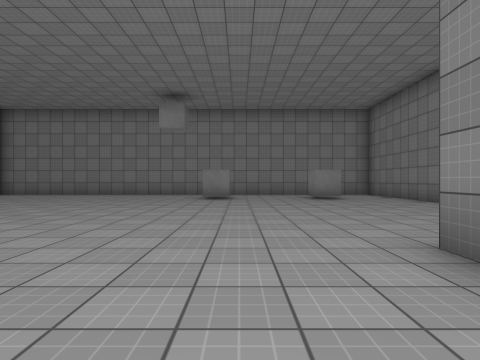
view 1 (above)

23 first-person views from a walk through a 3-D level made in the Unity game engine. The camera is 1.2 m above the floor, looks level and sees 75° across. The floor is counted in squares, 2 m on a side. Each view is taken from the middle of a square. On the plan, view 1 faces up. The plan holds only what a view shows up to about 9 squares ahead; the rest is blank. The place goes on beyond the plan. The player is left out. Door leaves are left out, so doorways stand open. Surface patterns are stand-ins for the level's own textures.

view 2
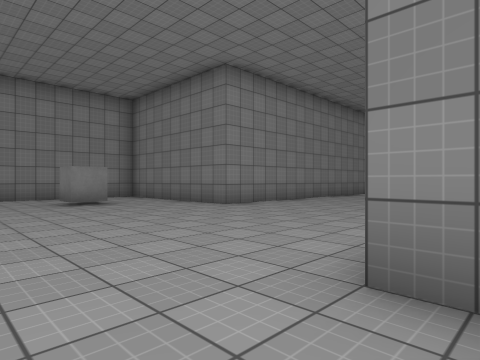

view 3
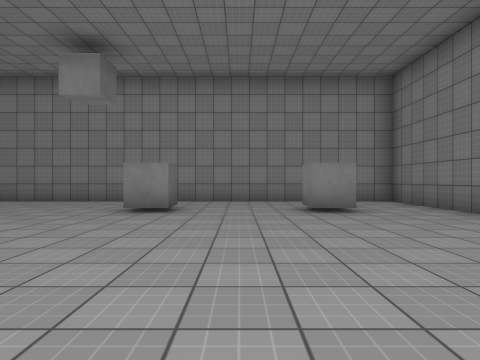

view 4
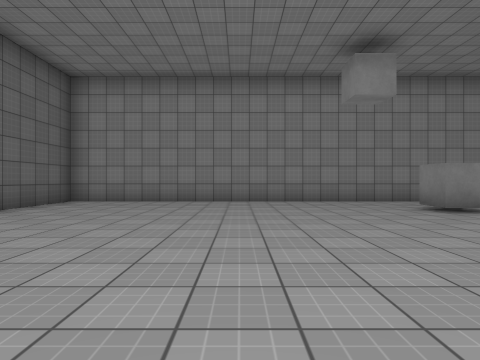

view 5
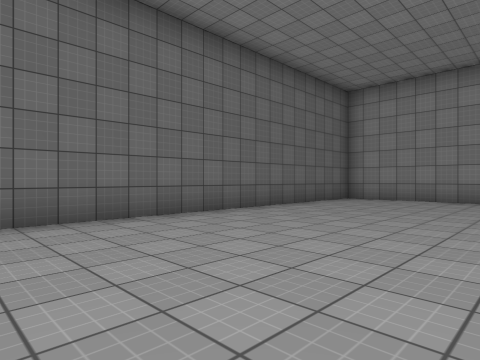

view 6
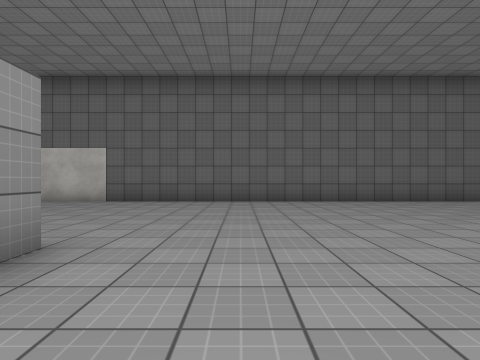

view 7
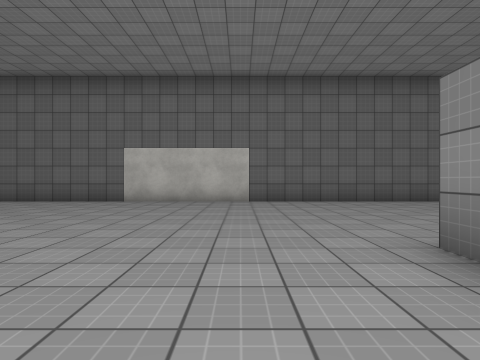

view 8
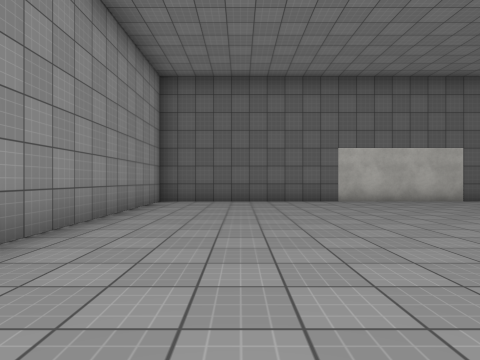

view 9
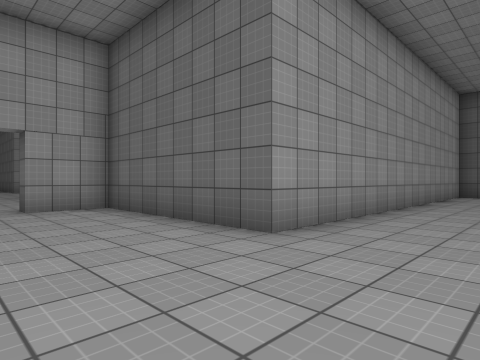

view 10
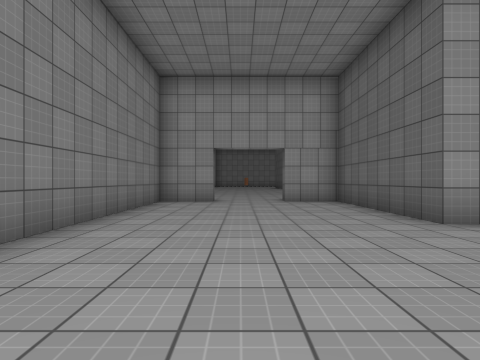

view 11
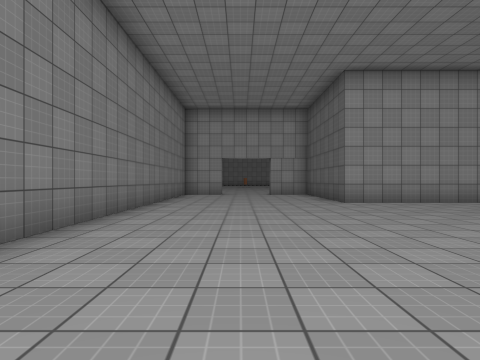

view 12
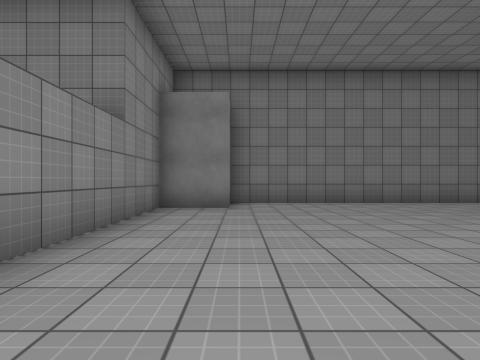

view 13
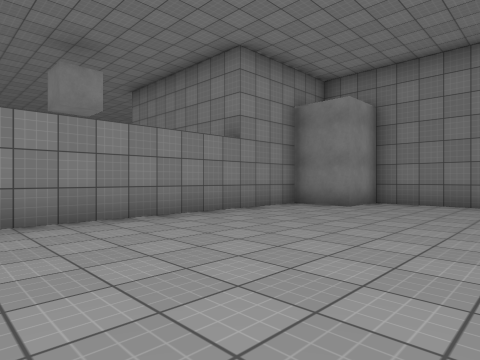

view 14
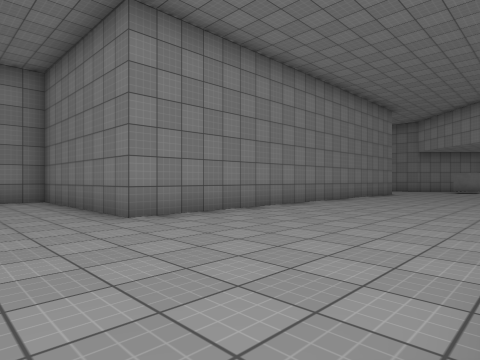

view 15
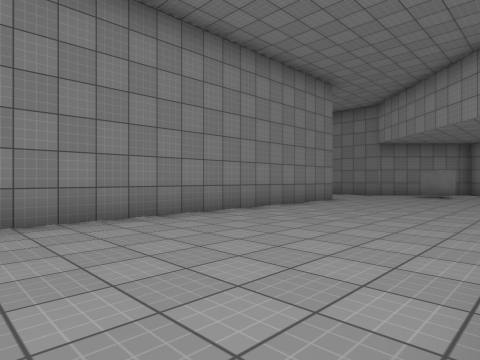

view 16
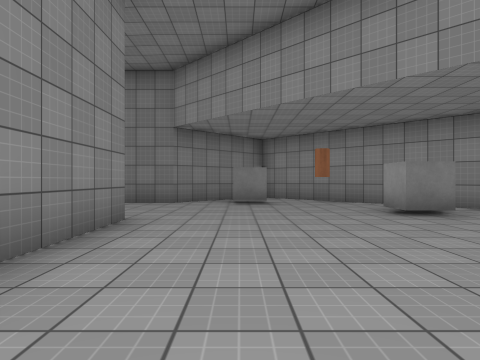

view 17
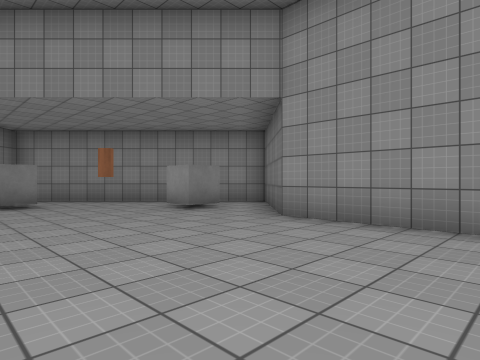

view 18
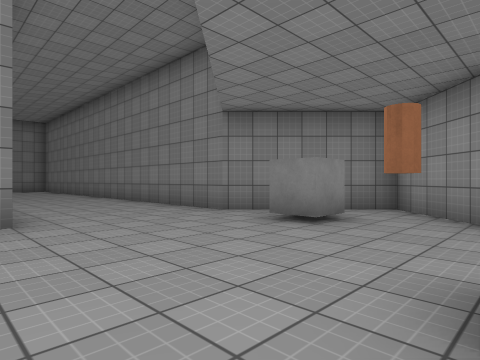

view 19
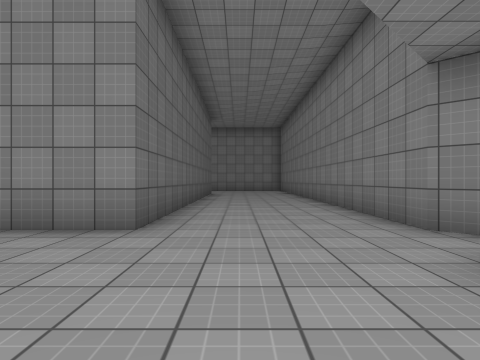

view 20
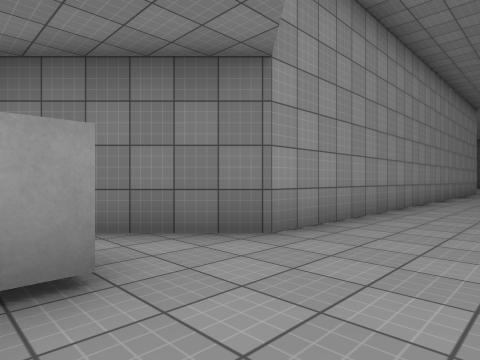

view 21
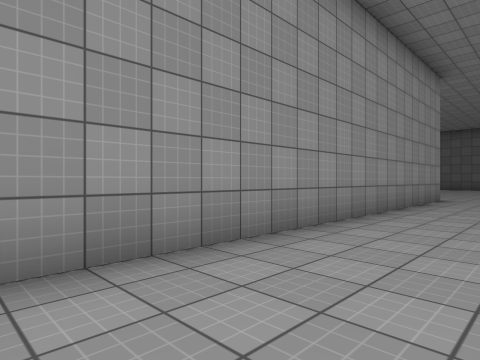

view 22
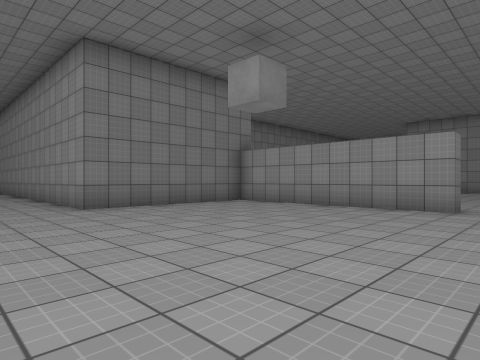

view 23
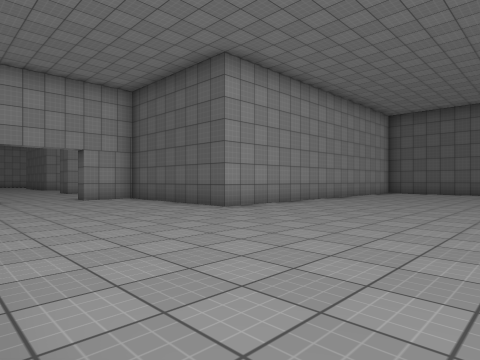

### Floor plan
Points are (right, up) in squares from view 1. A wall is a line through its corners. A room is listed if a view was taken in it or the views show most of it. See-through windows are left out.
Room 1 (views 1, 2, 3, 4, 5, 6, 7, 8, 9, 10, 11, 12, 13, 14, 15, 16, 17, 18, 19, 20, 21, 22, 23)
walls: (1.8, -1) (1.8, 2.8) (15.2, 2.8) (17.8, 0.2) (22.8, 5.2) (20.3, 7.7) (20.3, 13); (3.2, 9.8) (2.3, 9.8) (2.3, 10.8); (-0.3, 10.6) (-0.3, 9.8) (-1.2, 9.8) (-1.2, 10.8); (2.8, 12.8) (-9.7, 12.8) (-9.7, -12.2) (0.2, -12.2) (0.2, -16.7) (1.7, -16.8); (17.3, 2.2) (17.3, 3.2) (18.2, 3.2); (3.6, -16.8) (5.2, -16.8) (5.2, -3.8) (3.8, -3.8) (3.8, -2.3) (-3.8, -2.3) (-3.8, -1.8) (1, -1.8); (16.8, 13) (16.8, 7.7) (5.2, 7.7) (5.2, 12.8) (4.2, 12.8); (20.8, 5.3) (19.8, 5.3) (19.8, 6.2)
ways out: open door at (2.5, -17)

Positions as (right, up) in squares from view 1, and headings:
1: (0, 0), facing up
2: (0, 2), facing up-right
3: (1, 4), facing up
4: (-5, 4), facing up
5: (-5, 3), facing up-left
6: (-1, 0), facing left
7: (-1, -4), facing left
8: (-1, -10), facing left
9: (3, -10), facing down-left
10: (3, -8), facing down
11: (3, -4), facing down
12: (-3, -4), facing right
13: (-3, -7), facing up-right
14: (3, 3), facing up-right
15: (8, 3), facing up-right
16: (12, 6), facing right
17: (12, 7), facing down-right
18: (16, 3), facing up-right
19: (18, 4), facing up
20: (18, 5), facing down-left
21: (12, 5), facing down-left
22: (-5, 5), facing down-right
23: (5, -7), facing down-left
